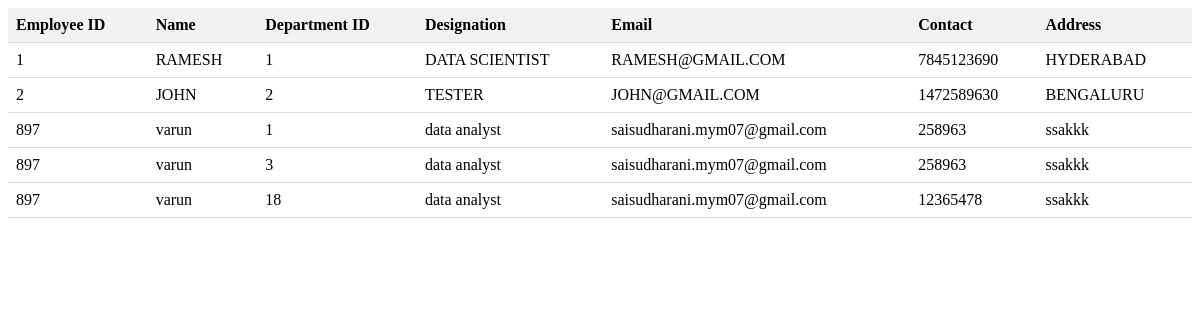
The page /employees on the database its author committed.
### tables this page shows
CREATE TABLE employee_details(eid int,ename varchar(20),dptid int,designation varchar(20),email varchar(20),contact int,address varchar(20));

### app.py (the view)
@app.route('/employees',methods = ['GET','POST'])
def show_employees():
    emp = Employee()
    data = emp.show_employees()
    return render_template('showemployees.html',employees = data)

### employee.py (called while the page is built)
    def show_employees(self):
        conn = sqlite3.connect('pms.db')
        cur = conn.cursor()
        cur.execute("SELECT * FROM EMPLOYEE_DETAILS")
        data = []
        for i in cur.fetchall():
            context = {}
            context['eid'] = i[0]
            context['ename'] = i[1]
            context['dptid'] = i[2]
            context['designation'] = i[3]
            context['email'] = i[4]
            context['contact'] = i[5]
            context['address'] = i[6]
            data.append(context)
        return data

### templates/showemployees.html (shortened to what this page needs)
<!DOCTYPE html>
<html>
<head>
</head>
<body>
    <table>
        <thead>
            <tr>
                <th>Employee ID</th>
                <th>Name</th>
                <th>Department ID</th>
                <th>Designation</th>
                <th>Email</th>
                <th>Contact</th>
                <th>Address</th>
            </tr>
        </thead>
        <tbody>
            {% for employee in employees %}
                <tr>
                    <td>{{ employee.eid }}</td>
                    <td>{{ employee.ename }}</td>
                    <td>{{ employee.dptid }}</td>
                    <td>{{ employee.designation }}</td>
                    <td>{{ employee.email }}</td>
                    <td>{{ employee.contact }}</td>
                    <td>{{ employee.address }}</td>
                </tr>
            {% endfor %}
        </tbody>
    </table>
</body>
</html>

### templates/showemployees.html (style rules this page uses)
table { border-collapse: collapse; width: 100%; }
th, td { padding: 8px; text-align: left; border-bottom: 1px solid #ddd; }
th { background-color: #f2f2f2; }

### rows shown on the page
employee_details: eid "1", ename "RAMESH", dptid "1", designation "DATA SCIENTIST", email "RAMESH@GMAIL.COM", contact "7845123690", address "HYDERABAD"
employee_details: eid "2", ename "JOHN", dptid "2", designation "TESTER", email "JOHN@GMAIL.COM", contact "1472589630", address "BENGALURU"
employee_details: eid "897", ename "varun", dptid "1", designation "data analyst", email "saisudharani.mym07@gmail.com", contact "258963", address "ssakkk"
employee_details: eid "897", ename "varun", dptid "3", designation "data analyst", email "saisudharani.mym07@gmail.com", contact "258963", address "ssakkk"
employee_details: eid "897", ename "varun", dptid "18", designation "data analyst", email "saisudharani.mym07@gmail.com", contact "12365478", address "ssakkk"
